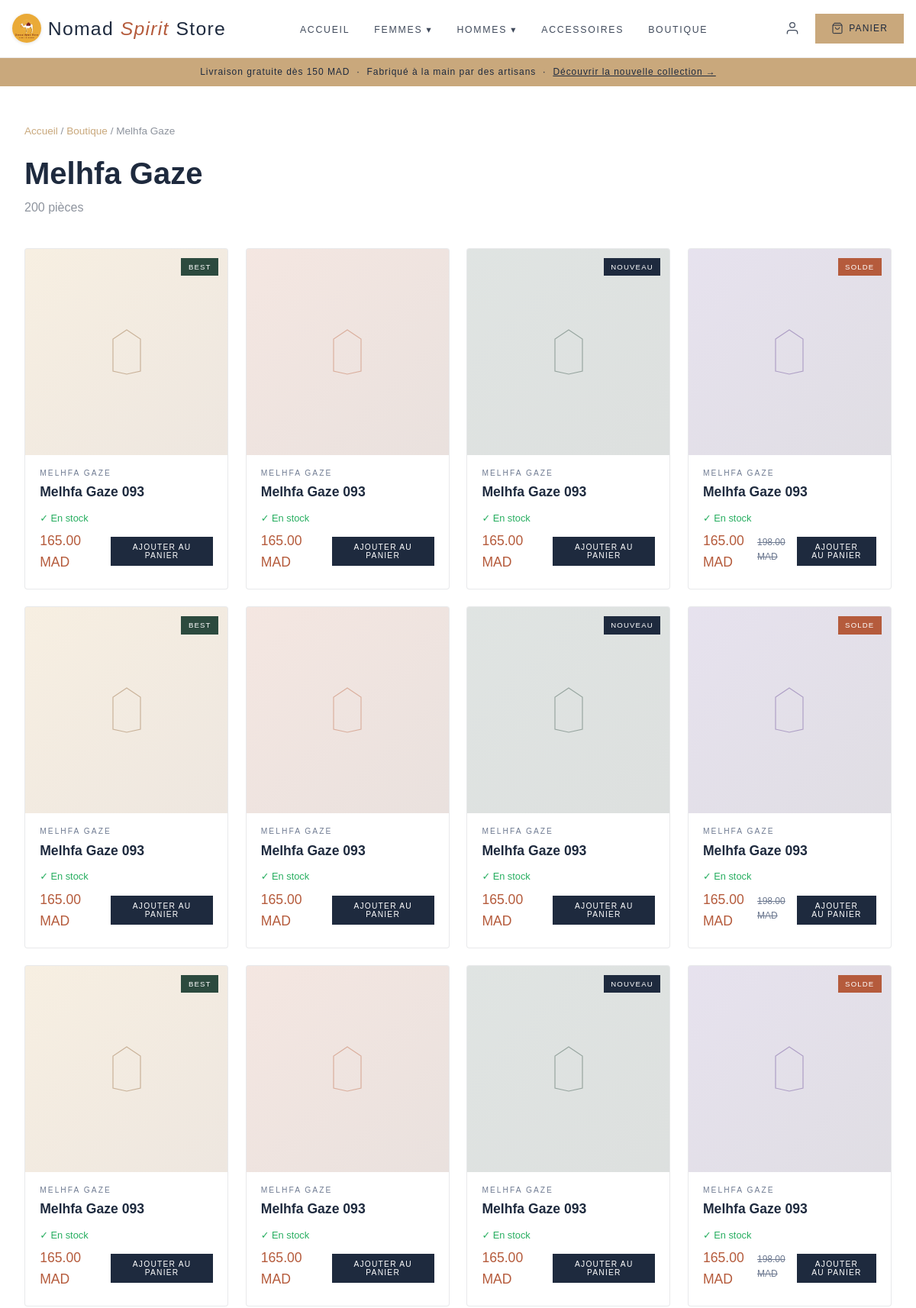
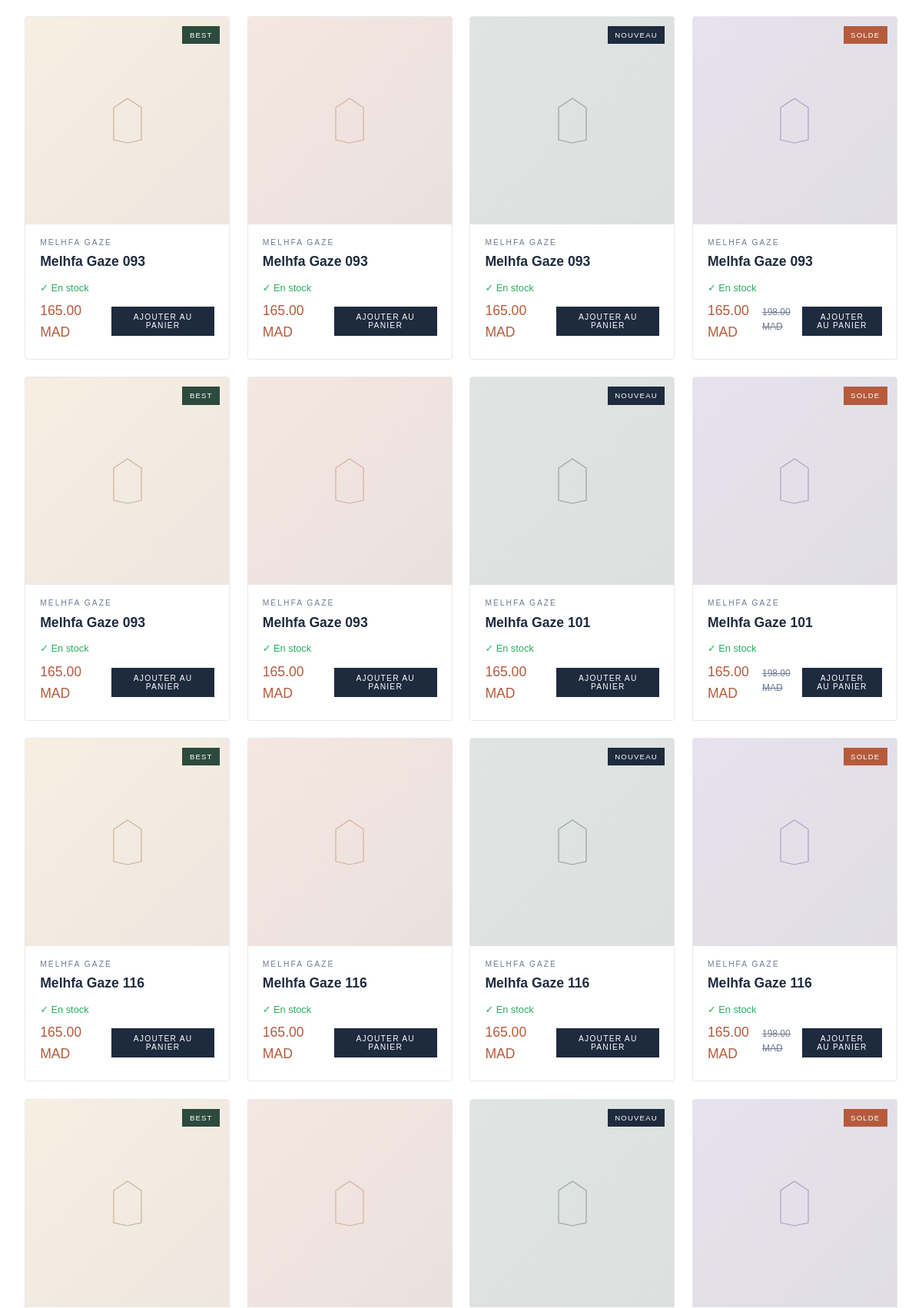
Screenshot of /index.php?page=products&slug=melhfa-gaze (upper part) with the database file from the repository (2 pictures, top to bottom).
### tables this page shows
CREATE TABLE IF NOT EXISTS `categories` (
  `id` int(11) NOT NULL AUTO_INCREMENT,
  `name` varchar(100) NOT NULL,
  `slug` varchar(100) NOT NULL,
  `description` text DEFAULT NULL,
  `image` varchar(255) DEFAULT NULL,
  `sort_order` int(11) DEFAULT 0,
  `parent_id` int(11) DEFAULT NULL,
  PRIMARY KEY (`id`),
  UNIQUE KEY `slug` (`slug`)
);

CREATE TABLE IF NOT EXISTS `products` (
  `id` int(11) NOT NULL AUTO_INCREMENT,
  `name` varchar(200) NOT NULL,
  `description` text DEFAULT NULL,
  `price` decimal(10,2) NOT NULL,
  `old_price` decimal(10,2) DEFAULT NULL,
  `stock` int(11) DEFAULT 10,
  `category_id` int(11) DEFAULT NULL,
  `image` varchar(255) DEFAULT NULL,
  `badge` enum('new','sale','best','') DEFAULT '',
  `is_featured` tinyint(1) DEFAULT 0,
  `created_at` timestamp NOT NULL DEFAULT current_timestamp(),
  PRIMARY KEY (`id`),
  KEY `category_id` (`category_id`),
  CONSTRAINT `products_ibfk_1` FOREIGN KEY (`category_id`) REFERENCES `categories` (`id`) ON DELETE SET NULL
);

### controllers/ProductController.php (called while the page is built, shortened)
<?php
require_once __DIR__ . '/../models/Product.php';
require_once __DIR__ . '/../models/Category.php';
class ProductController
{
    private PDO $pdo;
    public function __construct(PDO $pdo)
    {
        $this->pdo = $pdo;
    }
    public function products()
    {
        $productModel  = new Product($this->pdo);
        $categoryModel = new Category($this->pdo);
        $slug              = $_GET['slug'] ?? '';
        if ($slug) {
            $currentCategory = $categoryModel->findBySlug($slug);
            if ($currentCategory) {
                $children = $categoryModel->getChildren($currentCategory['id']);
                if (!empty($children)) {
                    $products = $productModel->getByParentCategory($currentCategory['id']);
                } else {
                    $products = $productModel->getByCategory($currentCategory['id']);
                }
            } else {
                $products = [];
            }
        } else {
            $products = $productModel->getAll();
        }
        require __DIR__ . '/../views/products/index.php';
    }
}

### index.php (called while the page is built, shortened)
<?php
require __DIR__ . '/routes.php';

### models/Category.php (called while the page is built, shortened)
<?php
class Category {
    private PDO $pdo;
    public function __construct(PDO $pdo) {
        $this->pdo = $pdo;
    }
    public function findBySlug(string $slug): array|false {
        $stmt = $this->pdo->prepare("
            SELECT c.*,
                   (SELECT COUNT(*) FROM products p
                    WHERE p.category_id = c.id
                       OR p.category_id IN (SELECT id FROM categories WHERE parent_id = c.id)
                   ) AS product_count
            FROM categories c
            WHERE c.slug = ?
            LIMIT 1
        ");
        $stmt->execute([$slug]);
        return $stmt->fetch();
    }
}

### models/Product.php (called while the page is built, shortened)
<?php
class Product {
    private PDO $pdo;
    public function __construct(PDO $pdo) {
        $this->pdo = $pdo;
    }
    public function getByCategory(int $categoryId): array {
        $stmt = $this->pdo->prepare("
            SELECT p.*, c.name AS category_name, c.slug AS category_slug
            FROM products p
            LEFT JOIN categories c ON p.category_id = c.id
            WHERE p.category_id = ?
            ORDER BY p.created_at DESC
        ");
        $stmt->execute([$categoryId]);
        return $stmt->fetchAll();
    }
}

### views/products/index.php (the view, shortened to what this page needs)
<?php $pageTitle = $currentCategory ? $currentCategory['name'] : 'Boutique'; require __DIR__ . '/../layout/header.php'; ?>
<section class="shop-page">
    <div class="shop-header">
        <div class="shop-breadcrumb">
            <a href="index.php">Accueil</a> /
            <?php if ($currentCategory): ?>
                <a href="index.php?page=products">Boutique</a> /
                <span><?= htmlspecialchars($currentCategory['name']) ?></span>
            <?php else: ?>
                <span>Boutique</span>
            <?php endif; ?>
        </div>
        <h1 class="shop-title">
            <?= htmlspecialchars($currentCategory ? $currentCategory['name'] : 'Boutique') ?>
        </h1>
        <?php if (!empty($keyword)): ?>
            <p class="search-results-info">
                Résultats pour : "<strong><?= htmlspecialchars($keyword) ?></strong>"
                (<?= count($products) ?> produit<?= count($products) > 1 ? 's' : '' ?>)
            </p>
        <?php else: ?>
            <p class="shop-count"><?= count($products) ?> pièces</p>
        <?php endif; ?>
    </div>
    <div class="shop-layout">
<main class="shop-products">
            <?php if (empty($products)): ?>
                <div class="empty-state">
                    <p>Aucun produit trouvé.</p>
                    <a href="index.php?page=products" class="btn-primary">Voir tous les produits</a>
                </div>
            <?php else: ?>
                <div class="prod-grid prod-grid-shop">
                    <?php foreach ($products as $p): ?>
                        <?php
                        $badgeClass = '';
                        $badgeText  = '';
                        if ($p['badge'] === 'new')  { $badgeClass = 'badge-new';  $badgeText = 'Nouveau'; }
                        if ($p['badge'] === 'sale') { $badgeClass = 'badge-sale'; $badgeText = 'Solde'; }
                        if ($p['badge'] === 'best') { $badgeClass = 'badge-best'; $badgeText = 'Best'; }
                        ?>
                        <div class="prod-card">
                            <div class="prod-img">
                                <?php if (!empty($p['image']) && file_exists($p['image'])): ?>
                                    <img src="<?= htmlspecialchars($p['image']) ?>"
                                         alt="<?= htmlspecialchars($p['name']) ?>"
                                         loading="lazy">
                                <?php else: ?>
                                    <div class="prod-img-placeholder prod-color-<?= ($p['id'] % 4) + 1 ?>">
                                        <svg width="60" height="70" viewBox="0 0 60 70" fill="none">
                                            <path d="M30 6 L48 18 L48 60 L30 64 L12 60 L12 18 Z"
                                                  stroke="currentColor" stroke-width="1.2" fill="none" opacity="0.4"/>
                                        </svg>
                                    </div>
                                <?php endif; ?>
                                <?php if ($badgeText): ?>
                                    <span class="prod-badge <?= $badgeClass ?>"><?= $badgeText ?></span>
                                <?php endif; ?>
                            </div>
                            <div class="prod-info">
                                <div class="prod-origin"><?= htmlspecialchars($p['category_name'] ?? '') ?></div>
                                <a href="index.php?page=product&id=<?= (int)$p['id'] ?>" class="prod-name">
                                    <?= htmlspecialchars($p['name']) ?>
                                </a>
        <?php if ($p['stock'] > 0): ?>
                                    <div class="prod-stock in-stock">✓ En stock</div>
                                <?php else: ?>
                                    <div class="prod-stock out-stock">✗ Rupture de stock</div>
                                <?php endif; ?>
                                <div class="prod-footer">
                                    <div class="prod-pricing">
                                        <span class="prod-price"><?= number_format($p['price'], 2) ?> MAD</span>
                                        <?php if (!empty($p['old_price'])): ?>
                                            <span class="prod-old"><?= number_format($p['old_price'], 2) ?> MAD</span>
                                        <?php endif; ?>
                                    </div>
                                    <?php if ($p['stock'] > 0): ?>
                                        <form method="POST" action="index.php?page=cart-add">
                                            <button type="submit" class="prod-add">Ajouter au Panier</button>
                                        </form>
                                    <?php endif; ?>
                                </div>
                            </div>
                        </div>
                    <?php endforeach; ?>
                </div>
            <?php endif; ?>
        </main>
    </div>
</section>
<?php require __DIR__ . '/../layout/footer.php'; ?>

### assets/css/style.css (style rules this page uses)
*, *::before, *::after { box-sizing: border-box; margin: 0; padding: 0; }
:root { --gold: #C9A87C; --gold-light: #EADBCE; --gold-dark: #A58156; --terracotta: #B55B3C; --deep: #1E2A3E; --deep-2: #162031; --cream: #FFFFFF; --sand: #F7F7F7; --card-bg: #FFFFFF; --muted: #6E7A91; --border: rgba(30, 42, 62, 0.1); --font-display: Arial, sans-serif; --font-body: Arial, sans-serif; --font-accent: Arial, sans-serif; --radius: 4px; --transition: 0.3s ease; --container: 1200px; --shadow-card: 0 8px 32px rgba(0, 0, 0, 0.08); --shadow-hover: 0 16px 48px rgba(0, 0, 0, 0.14); }
html { scroll-behavior: smooth; font-size: 16px; }
body { font-family: var(--font-body); background: var(--cream); color: var(--deep); line-height: 1.6; overflow-x: hidden; }
a { text-decoration: none; color: inherit; }
button { cursor: pointer; font-family: var(--font-body); }
.prod-grid { display: grid; grid-template-columns: repeat(4, 1fr); gap: 1.4rem; max-width: var(--container); margin: 0 auto; }
.prod-card { background: #fff; border: 1px solid var(--border); border-radius: var(--radius); overflow: hidden; }
.prod-img { height: 270px; position: relative; overflow: hidden; }
.prod-img-placeholder { width: 100%; height: 100%; display: flex; align-items: center; justify-content: center; }
.prod-color-1 { background: linear-gradient(135deg, rgba(201, 148, 58, 0.15), rgba(139, 90, 43, 0.15)); color: #8B5A2B; }
.prod-color-2 { background: linear-gradient(135deg, rgba(184, 92, 56, 0.15), rgba(110, 53, 32, 0.15)); color: #B85C38; }
.prod-color-3 { background: linear-gradient(135deg, rgba(44, 74, 62, 0.15), rgba(26, 46, 38, 0.15)); color: #2C4A3E; }
.prod-color-4 { background: linear-gradient(135deg, rgba(92, 61, 143, 0.15), rgba(45, 30, 71, 0.15)); color: #5C3D8F; }
.prod-badge { position: absolute; top: 0.75rem; right: 0.75rem; font-size: 0.6rem; letter-spacing: 0.12em; text-transform: uppercase; padding: 0.25rem 0.6rem; color: #fff; }
.badge-new { background: var(--deep); }
.badge-sale { background: var(--terracotta); }
.badge-best { background: #2C4A3E; }
.prod-info { padding: 1rem 1.2rem 1.3rem; }
.prod-origin { font-size: 0.64rem; letter-spacing: 0.2em; text-transform: uppercase; color: var(--muted); margin-bottom: 0.3rem; }
.prod-name { display: block; font-family: var(--font-accent); font-size: 1.1rem; font-weight: 600; margin-bottom: 0.75rem; line-height: 1.35; color: var(--deep); transition: color var(--transition); }
.prod-footer { display: flex; align-items: center; justify-content: space-between; gap: 0.5rem; }
.prod-pricing { display: flex; align-items: baseline; gap: 0.4rem; }
.prod-price { font-family: var(--font-display); font-size: 1.1rem; color: var(--terracotta); }
.prod-old { font-size: 0.75rem; color: var(--muted); text-decoration: line-through; }
.prod-add { background: var(--deep); color: #fff; border: none; font-size: 0.64rem; letter-spacing: 0.12em; text-transform: uppercase; padding: 0.5rem 0.9rem; font-family: var(--font-body); transition: background var(--transition); }
:root { --success: #27ae60; --danger: #e74c3c; }
.shop-page { max-width: 1400px; margin: 0 auto; padding: 3rem 2rem; }
.shop-header { margin-bottom: 2.5rem; }
.shop-breadcrumb { font-family: var(--font-body); font-size: 0.85rem; color: rgba(30,42,62,0.5); margin-bottom: 0.8rem; }
.shop-breadcrumb a { color: var(--gold); text-decoration: none; }
.shop-title { font-family: var(--font-display); font-size: 2.5rem; color: var(--deep); }
.shop-count, .search-results-info { font-family: var(--font-body); color: rgba(30,42,62,0.5); }
.shop-layout { display: block; }
.prod-stock { font-size: 0.8rem; margin: 0.3rem 0; }
.in-stock { color: var(--success); }

### rows the page displays
categories: name "Melhfa Gaze"
products: badge "BEST", category.name "MELHFA GAZE", name "Melhfa Gaze 093", stock "✓ En stock", price "165.00"
products: category.name "MELHFA GAZE", name "Melhfa Gaze 093", stock "✓ En stock", price "165.00"
products: badge "NOUVEAU", category.name "MELHFA GAZE", name "Melhfa Gaze 093", stock "✓ En stock", price "165.00"
products: badge "SOLDE", category.name "MELHFA GAZE", name "Melhfa Gaze 093", stock "✓ En stock", price "165.00", old_price "198.00"
products: badge "BEST", category.name "MELHFA GAZE", name "Melhfa Gaze 093", stock "✓ En stock", price "165.00"
products: category.name "MELHFA GAZE", name "Melhfa Gaze 093", stock "✓ En stock", price "165.00"
products: badge "NOUVEAU", category.name "MELHFA GAZE", name "Melhfa Gaze 093", stock "✓ En stock", price "165.00"
products: badge "SOLDE", category.name "MELHFA GAZE", name "Melhfa Gaze 093", stock "✓ En stock", price "165.00", old_price "198.00"
products: badge "BEST", category.name "MELHFA GAZE", name "Melhfa Gaze 093", stock "✓ En stock", price "165.00"
products: category.name "MELHFA GAZE", name "Melhfa Gaze 093", stock "✓ En stock", price "165.00"
products: badge "NOUVEAU", category.name "MELHFA GAZE", name "Melhfa Gaze 093", stock "✓ En stock", price "165.00"
products: badge "SOLDE", category.name "MELHFA GAZE", name "Melhfa Gaze 093", stock "✓ En stock", price "165.00", old_price "198.00"
products: badge "BEST", category.name "MELHFA GAZE", name "Melhfa Gaze 093", stock "✓ En stock", price "165.00"
products: category.name "MELHFA GAZE", name "Melhfa Gaze 093", stock "✓ En stock", price "165.00"
products: badge "NOUVEAU", category.name "MELHFA GAZE", name "Melhfa Gaze 093", stock "✓ En stock", price "165.00"
products: badge "SOLDE", category.name "MELHFA GAZE", name "Melhfa Gaze 093", stock "✓ En stock", price "165.00", old_price "198.00"
products: badge "BEST", category.name "MELHFA GAZE", name "Melhfa Gaze 093", stock "✓ En stock", price "165.00"
products: category.name "MELHFA GAZE", name "Melhfa Gaze 093", stock "✓ En stock", price "165.00"
products: badge "NOUVEAU", category.name "MELHFA GAZE", name "Melhfa Gaze 101", stock "✓ En stock", price "165.00"
products: badge "SOLDE", category.name "MELHFA GAZE", name "Melhfa Gaze 101", stock "✓ En stock", price "165.00", old_price "198.00"
products: badge "BEST", category.name "MELHFA GAZE", name "Melhfa Gaze 116", stock "✓ En stock", price "165.00"
products: category.name "MELHFA GAZE", name "Melhfa Gaze 116", stock "✓ En stock", price "165.00"
products: badge "NOUVEAU", category.name "MELHFA GAZE", name "Melhfa Gaze 116", stock "✓ En stock", price "165.00"
products: badge "SOLDE", category.name "MELHFA GAZE", name "Melhfa Gaze 116", stock "✓ En stock", price "165.00", old_price "198.00"
products: badge "BEST"
products: badge "NOUVEAU"
products: badge "SOLDE"

### other values shown
count($products) "200"
